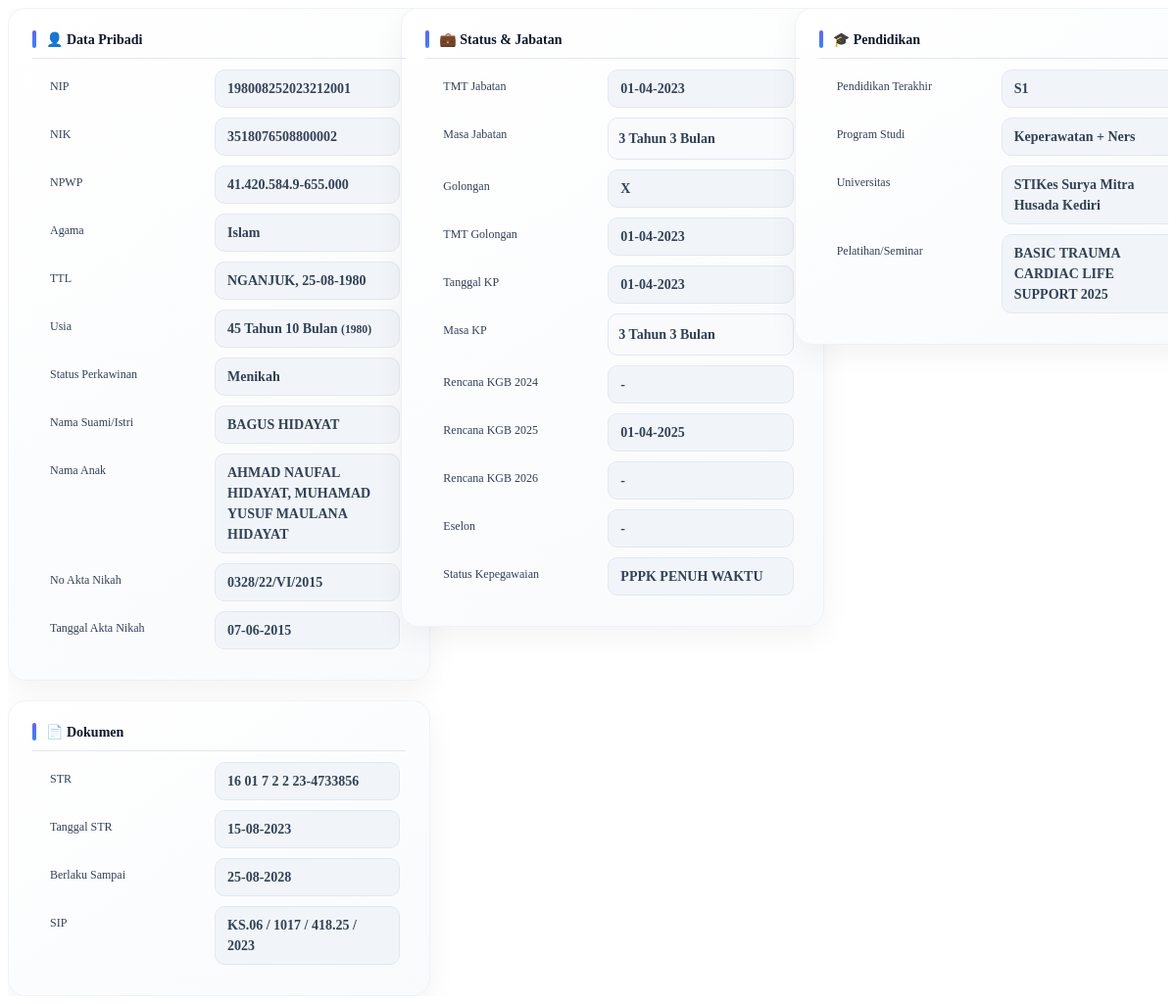
The app's page /pages/P3K-Penuh-Waktu/detailP3KPN.php?id=2 with its own data.
### tables this page shows
CREATE TABLE `pegawai_p3k_penuh_waktu` (
  `id` int(11) NOT NULL,
  `nama` varchar(255) DEFAULT NULL,
  `nip` varchar(50) DEFAULT NULL,
  `nik` varchar(50) DEFAULT NULL,
  `npwp` varchar(50) DEFAULT NULL,
  `jenis_kelamin` varchar(20) DEFAULT NULL,
  `agama` varchar(50) DEFAULT NULL,
  `tempat_lahir` varchar(100) DEFAULT NULL,
  `tgl_lahir` date DEFAULT NULL,
  `status_perkawinan` varchar(50) DEFAULT NULL,
  `nama_suami_istri` varchar(255) DEFAULT NULL,
  `nama_anak` text DEFAULT NULL,
  `no_akte` varchar(100) DEFAULT NULL,
  `tgl_akta_nikah` date DEFAULT NULL,
  `alamat_rumah` text DEFAULT NULL,
  `no_telpon` varchar(20) DEFAULT NULL,
  `email` varchar(100) DEFAULT NULL,
  `tmt_masuk` date DEFAULT NULL,
  `tmt_cpns` date DEFAULT NULL,
  `jabatan` varchar(255) DEFAULT NULL,
  `tmt_jabatan` date DEFAULT NULL,
  `eselon` varchar(50) DEFAULT NULL,
  `unit` varchar(50) DEFAULT NULL,
  `keterangan_mekanisme_jabatan` varchar(255) DEFAULT NULL,
  `gol_terakhir` varchar(50) DEFAULT NULL,
  `tmt_gol_terakhir` date DEFAULT NULL,
  `kp` date DEFAULT NULL,
  `rencana_kgb_2024` date DEFAULT NULL,
  `rencana_kgb_2025` date DEFAULT NULL,
  `rencana_kgb_2026` date DEFAULT NULL,
  `pendidikan_terakhir` varchar(100) DEFAULT NULL,
  `program_studi_pendidikan` varchar(255) DEFAULT NULL,
  `universitas` varchar(255) DEFAULT NULL,
  `tahun_pendidikan` year(4) DEFAULT NULL,
  `diklat` text DEFAULT NULL,
  `str_no` varchar(100) DEFAULT NULL,
  `tgl_str` date DEFAULT NULL,
  `masa_berlaku` date DEFAULT NULL,
  `sip` varchar(100) DEFAULT NULL,
  `status_pegawai` enum('AKTIF','NONAKTIF','RESIGN','PENSIUN') DEFAULT 'AKTIF',
  `tmt_status` date DEFAULT NULL,
  `status_kepegawaian` varchar(50) DEFAULT 'PPPK PENUH WAKTU'
);

### pages/P3K-Penuh-Waktu/detailP3KPN.php (the view, shortened to what this page needs)
<?php
require_once('../../config/db.php');
function formatTanggal($tgl)
{
    return (empty($tgl) || $tgl == '0000-00-00')
        ? '-'
        : date('d-m-Y', strtotime($tgl));
}
$id = intval($_GET['id']);
$data = $koneksi->query("SELECT * FROM pegawai_p3k_penuh_waktu WHERE id=$id")->fetch_assoc();
$tgl_lahir = $data['tgl_lahir'];
$lahir = new DateTime($tgl_lahir);
$today = new DateTime();
$diff = $today->diff($lahir);
$usia_tahun = $diff->y;
$usia_bulan = $diff->m;
$tahun_lahir = $lahir->format('Y');
if (!empty($data['tmt_jabatan'])) {
    $tmt = new DateTime($data['tmt_jabatan']);
    $today = new DateTime();
    $diff = $today->diff($tmt);
    $masa_tahun = $diff->y;
    $masa_bulan = $diff->m;
} else {
    $masa_tahun = '-';
    $masa_bulan = '';
}
if (!empty($data['kp']) && $data['kp'] != '0000-00-00') {
    $kp = new DateTime($data['kp']);
    $today = new DateTime();
    $diff_kp = $today->diff($kp);
    $kp_tahun = $diff_kp->y;
    $kp_bulan = $diff_kp->m;
} else {
    $kp_tahun = '-';
    $kp_bulan = '';
}
?>
<div class="detail-container">
    <div class="card-box">
        <div class="section-title">👤 Data Pribadi</div>
        <div class="item">
            <span class="label">NIP</span>
            <span class="value"><?= $data['nip']; ?></span>
        </div>
        <div class="item">
            <span class="label">NIK</span>
            <span class="value"><?= $data['nik']; ?></span>
        </div>
        <div class="item">
            <span class="label">NPWP</span>
            <span class="value"><?= $data['npwp']; ?></span>
        </div>
        <div class="item">
            <span class="label">Agama</span>
            <span class="value"><?= $data['agama']; ?></span>
        </div>
        <div class="item">
            <span class="label">TTL</span>
            <span class="value">
                <?= $data['tempat_lahir']; ?>, <?= date('d-m-Y', strtotime($data['tgl_lahir'])); ?>
            </span>
        </div>
        <div class="item">
            <span class="label">Usia</span>
            <span class="value">
                <?= $usia_tahun; ?> Tahun <?= $usia_bulan; ?> Bulan
                <small>(<?= $tahun_lahir; ?>)</small>
            </span>
        </div>
        <div class="item">
            <span class="label">Status Perkawinan</span>
            <span class="value"><?= $data['status_perkawinan']; ?></span>
        </div>
        <div class="item">
            <span class="label">Nama Suami/Istri</span>
            <span class="value"><?= $data['nama_suami_istri']; ?></span>
        </div>
        <div class="item">
            <span class="label">Nama Anak</span>
            <span class="value"><?= $data['nama_anak']; ?></span>
        </div>
        <div class="item">
            <span class="label">No Akta Nikah</span>
            <span class="value"><?= $data['no_akte']; ?></span>
        </div>
        <div class="item">
            <span class="label">Tanggal Akta Nikah</span>
            <span class="value"><?= formatTanggal($data['tgl_akta_nikah']); ?></span>
        </div>
    </div>
    <div class="card-box">
        <div class="section-title">💼 Status & Jabatan</div>
        <div class="item">
            <span class="label">TMT Jabatan</span>
            <span class="value"><?= date('d-m-Y', strtotime($data['tmt_jabatan'])); ?></span>
        </div>
        <div class="item">
            <span class="label">Masa Jabatan</span>
            <span class="value highlight">
                <?= $masa_tahun; ?> Tahun <?= $masa_bulan; ?> Bulan
            </span>
        </div>
        <div class="item">
            <span class="label">Golongan</span>
            <span class="value"><?= $data['gol_terakhir']; ?></span>
        </div>
        <div class="item">
            <span class="label">TMT Golongan</span>
            <span class="value"><?= date('d-m-Y', strtotime($data['tmt_gol_terakhir'])); ?></span>
        </div>
        <div class="item">
            <span class="label">Tanggal KP</span>
            <span class="value"><?= date('d-m-Y', strtotime($data['kp'])); ?></span>
        </div>
        <div class="item">
            <span class="label">Masa KP</span>
            <span class="value highlight">
                <?= $kp_tahun; ?> Tahun <?= $kp_bulan; ?> Bulan
            </span>
        </div>
        <div class="item">
            <span class="label">Rencana KGB 2024</span>
            <span class="value"><?= formatTanggal($data['rencana_kgb_2024']); ?></span>
        </div>
        <div class="item">
            <span class="label">Rencana KGB 2025</span>
            <span class="value"><?= formatTanggal($data['rencana_kgb_2025']); ?></span>
        </div>
        <div class="item">
            <span class="label">Rencana KGB 2026</span>
            <span class="value"><?= formatTanggal($data['rencana_kgb_2026']); ?></span>
        </div>
        <div class="item">
            <span class="label">Eselon</span>
            <span class="value"><?= $data['eselon']; ?></span>
        </div>
        <div class="item">
            <span class="label">Status Kepegawaian</span>
            <span class="value"><?= $data['status_kepegawaian']; ?></span>
        </div>
    </div>
    <div class="card-box">
        <div class="section-title">🎓 Pendidikan</div>
        <div class="item">
            <span class="label">Pendidikan Terakhir</span>
            <span class="value"><?= $data['pendidikan_terakhir']; ?></span>
        </div>
        <div class="item">
            <span class="label">Program Studi</span>
            <span class="value"><?= $data['program_studi_pendidikan']; ?></span>
        </div>
        <div class="item">
            <span class="label">Universitas</span>
            <span class="value"><?= $data['universitas']; ?></span>
        </div>
        <div class="item">
            <span class="label">Pelatihan/Seminar</span>
            <span class="value"><?= $data['diklat']; ?></span>
        </div>
    </div>
    <div class="card-box">
        <div class="section-title">📄 Dokumen</div>
        <div class="item">
            <span class="label">STR</span>
            <span class="value"><?= $data['str_no']; ?></span>
        </div>
        <div class="item">
            <span class="label">Tanggal STR</span>
            <span class="value"><?= formatTanggal($data['tgl_str']); ?></span>
        </div>
        <div class="item">
            <span class="label">Berlaku Sampai</span>
            <span class="value"><?= formatTanggal($data['masa_berlaku']); ?></span>
        </div>
        <div class="item">
            <span class="label">SIP</span>
            <span class="value"><?= $data['sip']; ?></span>
        </div>
    </div>
</div>

### pages/P3K-Penuh-Waktu/detailP3KPN.php (style rules this page uses)
.detail-container { display: grid; grid-template-columns: repeat(auto-fit, minmax(320px, 1fr)); gap: 20px; align-items: start; overflow-x: hidden; }
.card-box { width: 100%; overflow: hidden; transition: 0.2s; height: fit-content; background: linear-gradient(145deg, #ffffff, #f8fafc); border-radius: 18px; padding: 22px 24px; border: 1px solid #eef2f7; box-shadow: 0 10px 30px rgba(0, 0, 0, 0.05), inset 0 1px 0 rgba(255, 255, 255, 0.6); }
.section-title { display: flex; align-items: center; gap: 10px; font-size: 14px; font-weight: 700; color: #0f172a; margin-bottom: 10px; padding-bottom: 10px; border-bottom: 1px solid #e5e7eb; position: relative; }
.section-title::before { content: ""; width: 4px; height: 18px; border-radius: 6px; background: linear-gradient(180deg, #6366f1, #3b82f6); }
.item { display: flex; align-items: flex-start; gap: 16px; padding: 1px 6px; margin-bottom: 8px; border-radius: 10px; transition: 0.2s; }
.label { font-size: 12px; color: #334155; font-weight: 500; min-width: 140px; max-width: 150px; line-height: 1.4; padding: 9px 12px; }
.value { font-size: 14px; font-weight: 600; color: #334155; flex: 1; min-width: 0; text-align: left; line-height: 1.5; padding: 8px 12px; border-radius: 10px; background: #f1f5f9; border: 1px solid #e2e8f0; word-break: break-word; }
.highlight { background: #f8fafc; padding: 10px; border-radius: 10px; }

### records on screen
pegawai_p3k_penuh_waktu: nip "198008252023212001", nik "3518076508800002", npwp "41.420.584.9-655.000", agama "Islam", tempat_lahir "NGANJUK", tgl_lahir "25-08-1980", tgl_lahir "1980", status_perkawinan "Menikah", nama_suami_istri "BAGUS HIDAYAT", nama_anak "AHMAD NAUFAL HIDAYAT, MUHAMAD YUSUF MAULANA HIDAYAT", no_akte "0328/22/VI/2015", tgl_akta_nikah "07-06-2015", tmt_jabatan "01-04-2023", tmt_jabatan "3", gol_terakhir "X", tmt_gol_terakhir "01-04-2023", kp "01-04-2023", kp "3", rencana_kgb_2024 "-", rencana_kgb_2025 "01-04-2025", rencana_kgb_2026 "-", eselon "-", status_kepegawaian "PPPK PENUH WAKTU", pendidikan_terakhir "S1", program_studi_pendidikan "Keperawatan + Ners", universitas "STIKes Surya Mitra Husada Kediri", diklat "BASIC TRAUMA CARDIAC LIFE SUPPORT 2025", str_no "16 01 7 2 2 23-4733856", tgl_str "15-08-2023", masa_berlaku "25-08-2028", sip "KS.06 / 1017 / 418.25 / 2023"
